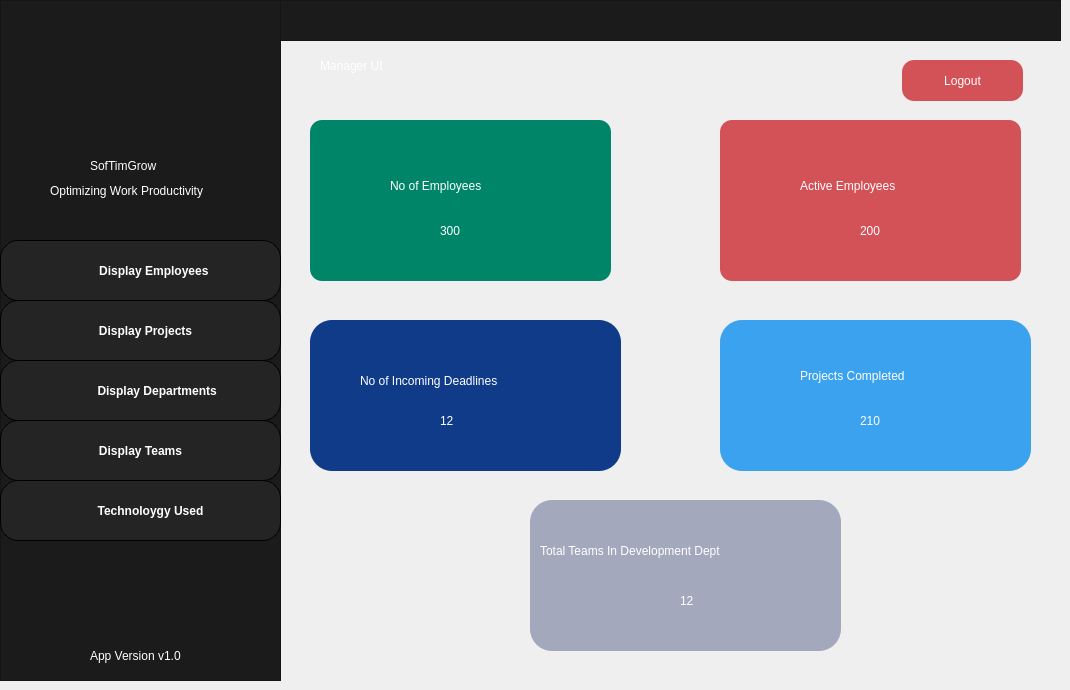
    <widget class="QWidget" name="Manager">
     <widget class="QFrame" name="frame_14">
      <property name="geometry">
       <rect>
        <x>0</x>
        <y>0</y>
        <width>281</width>
        <height>681</height>
       </rect>
      </property>
      <property name="styleSheet">
       <string notr="true">background-color:rgba(27,27,27,255);</string>
      </property>
      <property name="frameShape">
       <enum>QFrame::StyledPanel</enum>
      </property>
      <property name="frameShadow">
       <enum>QFrame::Raised</enum>
      </property>
      <widget class="QLabel" name="label_31">
       <property name="geometry">
        <rect>
         <x>10</x>
         <y>10</y>
         <width>261</width>
         <height>151</height>
        </rect>
       </property>
       <property name="text">
        <string/>
       </property>
       <property name="pixmap">
        <pixmap resource="../resource.qrc">:/pics/picture/people.png</pixmap>
       </property>
       <property name="scaledContents">
        <bool>true</bool>
       </property>
      </widget>
      <widget class="QLabel" name="label_32">
       <property name="geometry">
        <rect>
         <x>90</x>
         <y>150</y>
         <width>111</width>
         <height>31</height>
        </rect>
       </property>
       <property name="styleSheet">
        <string notr="true">color: rgb(254, 251, 255);
font: 700 11pt &quot;Arial&quot;;</string>
       </property>
       <property name="text">
        <string>SofTimGrow</string>
       </property>
      </widget>
      <widget class="QLabel" name="label_33">
       <property name="geometry">
        <rect>
         <x>50</x>
         <y>180</y>
         <width>201</width>
         <height>21</height>
        </rect>
       </property>
       <property name="styleSheet">
        <string notr="true">color: rgb(255, 255, 255);
font: italic 9pt &quot;Segoe UI&quot;;</string>
       </property>
       <property name="text">
        <string>Optimizing Work Productivity</string>
       </property>
      </widget>
      <widget class="QLabel" name="label_34">
       <property name="geometry">
        <rect>
         <x>90</x>
         <y>640</y>
         <width>121</width>
         <height>31</height>
        </rect>
       </property>
       <property name="styleSheet">
        <string notr="true">color:white;</string>
       </property>
       <property name="text">
        <string>App Version v1.0</string>
       </property>
      </widget>
      <widget class="QPushButton" name="pushButton_19">
       <property name="geometry">
        <rect>
         <x>0</x>
         <y>240</y>
         <width>281</width>
         <height>61</height>
        </rect>
       </property>
       <property name="styleSheet">
        <string notr="true">
QPushButton {
    /* Light Blue */

	background-color: rgb(36, 36, 36);
  /* Light gray text color */
color: rgb(255, 255, 255);
font: 11pt &quot;Arial&quot;;
    border-radius: 18px;
border:1px solid black;
    padding: 5px;
    
    font-weight: bold;
}

QPushButton:hover {
	background-color: rgb(63, 63, 63);
	
}

QPushButton:pressed {
   
	background-color: rgb(65, 79, 72);
}</string>
       </property>
       <property name="text">
        <string>        Display Employees</string>
       </property>
      </widget>
      <widget class="QPushButton" name="pushButton_20">
       <property name="geometry">
        <rect>
         <x>0</x>
         <y>300</y>
         <width>281</width>
         <height>61</height>
        </rect>
       </property>
       <property name="styleSheet">
        <string notr="true">
QPushButton {
    /* Light Blue */

	background-color: rgb(36, 36, 36);
  /* Light gray text color */
color: rgb(255, 255, 255);
font: 11pt &quot;Arial&quot;;
    border-radius: 18px;
border:1px solid black;
    padding: 5px;
    
    font-weight: bold;
}

QPushButton:hover {
	background-color: rgb(63, 63, 63);
	
}

QPushButton:pressed {
   
	background-color: rgb(65, 79, 72);
}</string>
       </property>
       <property name="text">
        <string>   Display Projects</string>
       </property>
      </widget>
      <widget class="QPushButton" name="pushButton_21">
       <property name="geometry">
        <rect>
         <x>0</x>
         <y>360</y>
         <width>281</width>
         <height>61</height>
        </rect>
       </property>
       <property name="styleSheet">
        <string notr="true">
QPushButton {
    /* Light Blue */

	background-color: rgb(36, 36, 36);
  /* Light gray text color */
color: rgb(255, 255, 255);
font: 11pt &quot;Arial&quot;;
    border-radius: 18px;
border:1px solid black;
    padding: 5px;
    
    font-weight: bold;
}

QPushButton:hover {
	background-color: rgb(63, 63, 63);
	
}

QPushButton:pressed {
   
	background-color: rgb(65, 79, 72);
}</string>
       </property>
       <property name="text">
        <string>          Display Departments</string>
       </property>
      </widget>
      <widget class="QPushButton" name="pushButton_22">
       <property name="geometry">
        <rect>
         <x>0</x>
         <y>420</y>
         <width>281</width>
         <height>61</height>
        </rect>
       </property>
       <property name="styleSheet">
        <string notr="true">
QPushButton {
    /* Light Blue */

	background-color: rgb(36, 36, 36);
  /* Light gray text color */
color: rgb(255, 255, 255);
font: 11pt &quot;Arial&quot;;
    border-radius: 18px;
border:1px solid black;
    padding: 5px;
    
    font-weight: bold;
}

QPushButton:hover {
	background-color: rgb(63, 63, 63);
	
}

QPushButton:pressed {
   
	background-color: rgb(65, 79, 72);
}</string>
       </property>
       <property name="text">
        <string>Display Teams</string>
       </property>
      </widget>
      <widget class="QPushButton" name="pushButton_61">
       <property name="geometry">
        <rect>
         <x>0</x>
         <y>480</y>
         <width>281</width>
         <height>61</height>
        </rect>
       </property>
       <property name="styleSheet">
        <string notr="true">
QPushButton {
    /* Light Blue */

	background-color: rgb(36, 36, 36);
  /* Light gray text color */
color: rgb(255, 255, 255);
font: 11pt &quot;Arial&quot;;
    border-radius: 18px;
border:1px solid black;
    padding: 5px;
    
    font-weight: bold;
}

QPushButton:hover {
	background-color: rgb(63, 63, 63);
	
}

QPushButton:pressed {
   
	background-color: rgb(65, 79, 72);
}</string>
       </property>
       <property name="text">
        <string>      Technoloygy Used</string>
       </property>
      </widget>
     </widget>
     <widget class="QFrame" name="frame_15">
      <property name="geometry">
       <rect>
        <x>280</x>
        <y>0</y>
        <width>781</width>
        <height>41</height>
       </rect>
      </property>
      <property name="styleSheet">
       <string notr="true">background-color:rgba(27,27,27,255);</string>
      </property>
      <property name="frameShape">
       <enum>QFrame::StyledPanel</enum>
      </property>
      <property name="frameShadow">
       <enum>QFrame::Raised</enum>
      </property>
     </widget>
     <widget class="QFrame" name="frame_16">
      <property name="geometry">
       <rect>
        <x>310</x>
        <y>120</y>
        <width>301</width>
        <height>161</height>
       </rect>
      </property>
      <property name="styleSheet">
       <string notr="true">border-radius:12px;
background-color:rgba(0,133,104,255);</string>
      </property>
      <property name="frameShape">
       <enum>QFrame::StyledPanel</enum>
      </property>
      <property name="frameShadow">
       <enum>QFrame::Raised</enum>
      </property>
      <widget class="QLabel" name="label_39">
       <property name="geometry">
        <rect>
         <x>80</x>
         <y>50</y>
         <width>151</width>
         <height>31</height>
        </rect>
       </property>
       <property name="styleSheet">
        <string notr="true">font: 12pt &quot;Arial&quot;;
color:white;</string>
       </property>
       <property name="text">
        <string>No of Employees</string>
       </property>
      </widget>
      <widget class="QLabel" name="label_40">
       <property name="geometry">
        <rect>
         <x>130</x>
         <y>90</y>
         <width>41</width>
         <height>41</height>
        </rect>
       </property>
       <property name="styleSheet">
        <string notr="true">color: rgb(255, 255, 255);
font: 700 12pt &quot;Arial&quot;;</string>
       </property>
       <property name="text">
        <string>300</string>
       </property>
      </widget>
     </widget>
     <widget class="QFrame" name="frame_18">
      <property name="geometry">
       <rect>
        <x>720</x>
        <y>120</y>
        <width>301</width>
        <height>161</height>
       </rect>
      </property>
      <property name="styleSheet">
       <string notr="true">border-radius:12px;
background-color:rgba(210,82,88,255);</string>
      </property>
      <property name="frameShape">
       <enum>QFrame::StyledPanel</enum>
      </property>
      <property name="frameShadow">
       <enum>QFrame::Raised</enum>
      </property>
      <widget class="QLabel" name="label_43">
       <property name="geometry">
        <rect>
         <x>80</x>
         <y>50</y>
         <width>171</width>
         <height>31</height>
        </rect>
       </property>
       <property name="styleSheet">
        <string notr="true">font: 12pt &quot;Arial&quot;;
color:white;</string>
       </property>
       <property name="text">
        <string>Active Employees</string>
       </property>
      </widget>
      <widget class="QLabel" name="label_44">
       <property name="geometry">
        <rect>
         <x>140</x>
         <y>90</y>
         <width>41</width>
         <height>41</height>
        </rect>
       </property>
       <property name="styleSheet">
        <string notr="true">color: rgb(255, 255, 255);
font: 700 12pt &quot;Arial&quot;;</string>
       </property>
       <property name="text">
        <string>200</string>
       </property>
      </widget>
     </widget>
     <widget class="QPushButton" name="pushButton_79">
      <property name="geometry">
       <rect>
        <x>902</x>
        <y>60</y>
        <width>121</width>
        <height>41</height>
       </rect>
      </property>
      <property name="styleSheet">
       <string notr="true">border-radius:12px;
background-color:rgba(210,82,88,255);
color:white;</string>
      </property>
      <property name="text">
       <string>Logout</string>
      </property>
     </widget>
     <widget class="QLabel" name="label_377">
      <property name="geometry">
       <rect>
        <x>320</x>
        <y>50</y>
        <width>151</width>
        <height>31</height>
       </rect>
      </property>
      <property name="styleSheet">
       <string notr="true">color:white;</string>
      </property>
      <property name="text">
       <string>Manager UI</string>
      </property>
     </widget>
     <widget class="QFrame" name="frame_44">
      <property name="geometry">
       <rect>
        <x>720</x>
        <y>320</y>
        <width>311</width>
        <height>151</height>
       </rect>
      </property>
      <property name="styleSheet">
       <string notr="true">border-radius:22px;
background-color:rgba(58,162,238,255);</string>
      </property>
      <property name="frameShape">
       <enum>QFrame::StyledPanel</enum>
      </property>
      <property name="frameShadow">
       <enum>QFrame::Raised</enum>
      </property>
      <widget class="QLabel" name="label_183">
       <property name="geometry">
        <rect>
         <x>80</x>
         <y>40</y>
         <width>181</width>
         <height>31</height>
        </rect>
       </property>
       <property name="styleSheet">
        <string notr="true">font: 12pt &quot;Arial&quot;;
color:white;</string>
       </property>
       <property name="text">
        <string>Projects Completed</string>
       </property>
       <property name="scaledContents">
        <bool>true</bool>
       </property>
       <property name="wordWrap">
        <bool>false</bool>
       </property>
      </widget>
      <widget class="QLabel" name="label_184">
       <property name="geometry">
        <rect>
         <x>140</x>
         <y>80</y>
         <width>41</width>
         <height>41</height>
        </rect>
       </property>
       <property name="styleSheet">
        <string notr="true">color: rgb(255, 255, 255);
font: 700 12pt &quot;Arial&quot;;</string>
       </property>
       <property name="text">
        <string>210</string>
       </property>
      </widget>
     </widget>
     <widget class="QFrame" name="frame_45">
      <property name="geometry">
       <rect>
        <x>310</x>
        <y>320</y>
        <width>311</width>
        <height>151</height>
       </rect>
      </property>
      <property name="styleSheet">
       <string notr="true">border-radius:22px;
background-color: rgba(16,59,137,255);</string>
      </property>
      <property name="frameShape">
       <enum>QFrame::StyledPanel</enum>
      </property>
      <property name="frameShadow">
       <enum>QFrame::Raised</enum>
      </property>
      <widget class="QLabel" name="label_185">
       <property name="geometry">
        <rect>
         <x>50</x>
         <y>40</y>
         <width>231</width>
         <height>41</height>
        </rect>
       </property>
       <property name="styleSheet">
        <string notr="true">font: 12pt &quot;Arial&quot;;
color:white;</string>
       </property>
       <property name="text">
        <string>No of Incoming Deadlines</string>
       </property>
      </widget>
      <widget class="QLabel" name="label_186">
       <property name="geometry">
        <rect>
         <x>130</x>
         <y>80</y>
         <width>41</width>
         <height>41</height>
        </rect>
       </property>
       <property name="styleSheet">
        <string notr="true">color: rgb(255, 255, 255);
font: 700 12pt &quot;Arial&quot;;</string>
       </property>
       <property name="text">
        <string>12</string>
       </property>
      </widget>
     </widget>
     <widget class="QFrame" name="frame_46">
      <property name="geometry">
       <rect>
        <x>530</x>
        <y>500</y>
        <width>311</width>
        <height>151</height>
       </rect>
      </property>
      <property name="styleSheet">
       <string notr="true">border-radius:22px;
background-color: rgb(164, 168, 189);</string>
      </property>
      <property name="frameShape">
       <enum>QFrame::StyledPanel</enum>
      </property>
      <property name="frameShadow">
       <enum>QFrame::Raised</enum>
      </property>
      <widget class="QLabel" name="label_187">
       <property name="geometry">
        <rect>
         <x>10</x>
         <y>30</y>
         <width>301</width>
         <height>41</height>
        </rect>
       </property>
       <property name="styleSheet">
        <string notr="true">font: 12pt &quot;Arial&quot;;
color:white;</string>
       </property>
       <property name="text">
        <string>Total Teams In Development Dept</string>
       </property>
      </widget>
      <widget class="QLabel" name="label_188">
       <property name="geometry">
        <rect>
         <x>150</x>
         <y>80</y>
         <width>41</width>
         <height>41</height>
        </rect>
       </property>
       <property name="styleSheet">
        <string notr="true">color: rgb(255, 255, 255);
font: 700 12pt &quot;Arial&quot;;</string>
       </property>
       <property name="text">
        <string>12</string>
       </property>
      </widget>
     </widget>
    </widget>
